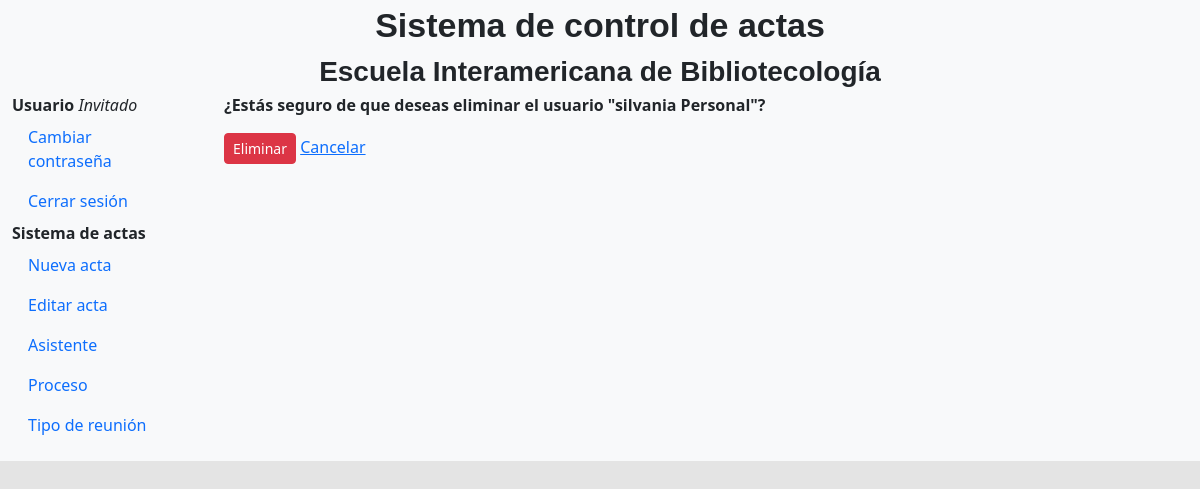
Before: /app_registro/eliminar_usuario/32/ (signed in) with the older database file.
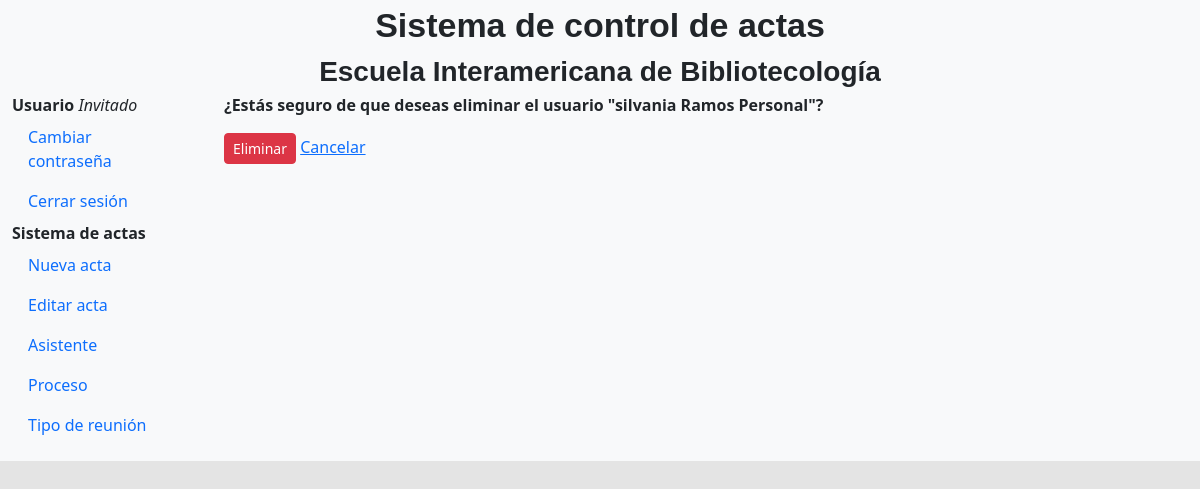
After: the same page with the newer database file.
### app_registro/models.py (models this page shows, shortened)
class User(models.Model):
    name = models.CharField(max_length=200, default=None)
    mail = models.CharField(max_length=200,null=True,default=None)
    num_id = models.IntegerField(default=None)

### app_registro/views.py (the view)
# urls.py: path('eliminar_usuario/<int:user_id>/', views.eliminar_usuario, name='eliminar_usuario'),
@login_required
def eliminar_usuario(request,user_id):
    if request.method == 'GET':
        user = User.objects.get(pk=user_id)
        return render(request, 'app_registro/eliminar_usuario.html', {'user': user})
    elif request.method == 'POST':
        user = User.objects.get(pk=user_id)
        user.delete()
        return redirect('RegisterAssistant')

### Templates/app_registro/eliminar_usuario.html (shortened to what this page needs)
{% extends 'base.html' %}
{% block content %}
<!DOCTYPE html>
<html>
    <table class="table text-center ">
<head>
</head>
<body>
    <main class="col-md-9 ms-sm-auto col-lg-10 px-md-4">
    <p  style="font-weight: bold;">¿Estás seguro de que deseas eliminar el usuario "{{ user.name }}"?</p>
    <form method="post" action="{% url 'eliminar_usuario' user.id %}">
        <button type="submit" class="btn btn-danger btn-sm">Eliminar</button>
        <a href="{% url 'RegisterAssistant' %}">Cancelar</a>
    </form>
</main>
</body>
</table>
</html>
{% endblock %}

Changed rows visible on the page:
changed User: name "silvania Personal" → "silvania Ramos Personal"
